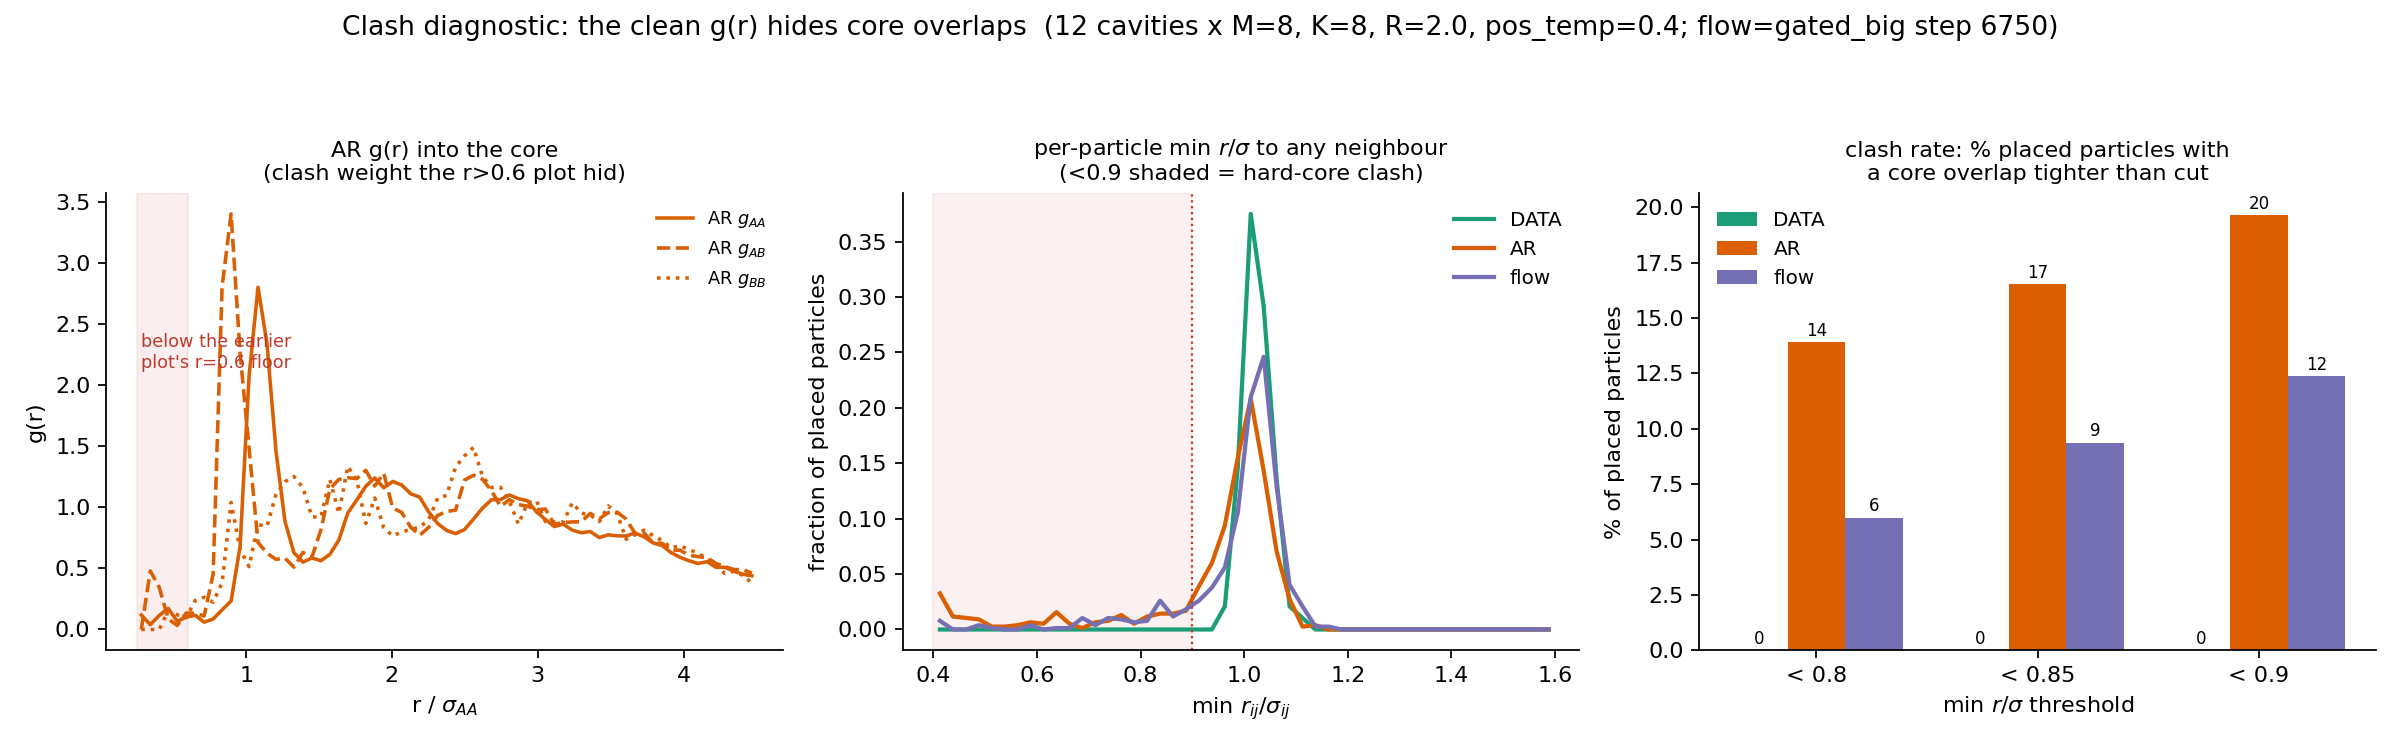

The Python source for this figure:
"""Clash diagnostic: prove the 'clean g(r)' hides the core overlaps that dominate energy.

Same setup as viz_gr_species (K=8, R=2.0, block particles = centers, block+FULL cage = neighbors).
Three views the aggregate g(r) cannot show:
  (1) g(r) extended DOWN to r=0.25 (core region) -- clash weight below the 0.6 floor of the earlier plot.
  (2) per-block-particle MIN sigma-scaled gap  min_j r_ij / sigma_(s_i,s_j)  distribution: a clash is a
      particle whose nearest neighbour sits inside its hard core (ratio < ~0.9). This is the quantity
      r^-12 energy explodes on; ONE such particle per block dominates the block energy.
  (3) clash FRACTION (particles with min-gap < cut) per arm at cuts 0.80/0.85/0.90, + worst-cavity.
Species-scaled throughout (sigma_AA=1.0, sigma_AB=0.8, sigma_BB=0.88). AR vs EGNN-flow vs DATA.
"""
import torch
import matplotlib
matplotlib.use("Agg")
import matplotlib.pyplot as plt
from liquid_coupling_flow.ka3d_ebm_batched import KA3DScaffoldEBMBatched
from liquid_coupling_flow.ka3d_cavity_egnn import CavityBlockFlow
from liquid_coupling_flow.ka3d_scaffold_ar import label_to_scaffold, fixed_ball_scaffold
from liquid_coupling_flow.ka3d_cavity_ar import _mic
from liquid_coupling_flow.ka3d_cavity_carve import carve
from liquid_coupling_flow.ka_energy import SIGMA

dev = "cuda"; RCTX = 2.5; K = 8; R = 2.0; PT = 0.4; M = 8; N_CAGE = 48; DUMMY_R = 50.0; NCAV = 12
C_DATA, C_AR, C_FLOW = "#1B9E77", "#D95F02", "#7570B3"
sig = torch.tensor(SIGMA, device=dev)

ar = KA3DScaffoldEBMBatched(cat_bins=128, cat_range=2.5).to(dev)
ar.load_state_dict(torch.load("liquid_coupling_flow/artifacts/ka3d_cavity_ebm3ax_rho115_best.pt",
                              map_location=dev, weights_only=False)["state_dict"], strict=False)
ar.eval(); ar.use_frame = False
ck = torch.load("liquid_coupling_flow/artifacts/ka3d_cavity_egnn_flow_gated_big_best.pt",
                map_location=dev, weights_only=False)
a = ck["args"]
flow = CavityBlockFlow(k=a["k"], n_cage=a["n_cage"], r_c=a.get("r_c", 2.5), hidden_nf=a["hidden_nf"],
                       n_layers=a["n_layers"], n_species=2, max_neighbors=a["max_neighbors"],
                       ode_rtol=1e-5, ode_atol=1e-5, max_steps=1000).to(dev)
flow.load_state_dict(ck["state_dict"]); flow.eval()
D = torch.load("liquid_coupling_flow/artifacts/ka3d_dataset_N4096_T0.5_rho1.15.pt", map_location=dev, weights_only=False)
X, S, L = D["x"].to(dev).float(), D["s"].to(dev).long(), float(D["L"])
rho = X.shape[1] / L ** 3
xB = float((S == 1).float().mean()); rho_sp = {0: rho * (1 - xB), 1: rho * xB}
gen = torch.Generator(device=dev).manual_seed(7)   # same seed/cavities as viz_gr_species

edges = torch.linspace(0.25, R + RCTX, 70); ctr = 0.5 * (edges[1:] + edges[:-1]); dr = float(edges[1] - edges[0])
shell = 4 * torch.pi * ctr ** 2 * dr
PAIRS = [(0, 0, "AA"), (0, 1, "AB"), (1, 1, "BB")]
hist = {t: {ab: torch.zeros(len(ctr)) for _, _, ab in PAIRS} for t in ("data", "ar", "flow")}
nctr = {t: {ab: 0 for _, _, ab in PAIRS} for t in ("data", "ar", "flow")}
mingap = {t: [] for t in ("data", "ar", "flow")}        # per (cavity,draw,particle) min sigma-scaled gap
worst = {t: [] for t in ("data", "ar", "flow")}          # per-cavity worst-particle min gap


def fixed_size_cage(cx, cs, cen, ncg):
    Mn, m = cx.shape[0], cx.shape[1]
    if m >= ncg:
        idx = torch.topk((cx[0] - cen).norm(dim=-1), ncg, largest=False).indices
        return cx[:, idx], cs[:, idx]
    pad = ncg - m
    dp = torch.tensor([DUMMY_R, 0., 0.], device=dev, dtype=cx.dtype)[None, None].expand(Mn, pad, 3)
    return torch.cat([cx, dp], 1), torch.cat([cs, torch.zeros(Mn, pad, dtype=cs.dtype, device=dev)], 1)


def collect(tag, blk_x, blk_s, nbr_x, nbr_s):
    for sa, sb, ab in PAIRS:
        for mm in range(blk_x.shape[0]):
            ca = blk_x[mm][blk_s[mm] == sa]; nb = nbr_x[mm][nbr_s[mm] == sb]
            if ca.shape[0] == 0 or nb.shape[0] == 0:
                continue
            dd = torch.cdist(ca, nb).flatten(); dd = dd[dd > 0.05]   # 0.05 >> cdist self float-error, << any real pair
            hist[tag][ab] += torch.histc(dd.cpu(), bins=len(ctr), min=float(edges[0]), max=float(edges[-1]))
            nctr[tag][ab] += ca.shape[0]
    # min sigma-scaled gap per block particle over ALL neighbours (block+cage), species-correct sigma.
    # nbr_x = [block(K), cage] so each center's SELF is at nbr index i -> exclude by INDEX (not a distance
    # threshold: cdist self-distances carry ~1e-4 float error that slips a `d<1e-6` mask, AND a threshold
    # would wrongly erase a GENUINE two-particle overlap, undercounting exactly the clashes we measure).
    Kk = blk_x.shape[1]
    for mm in range(blk_x.shape[0]):
        d = torch.cdist(blk_x[mm], nbr_x[mm])                       # [K, K+P]
        d[torch.arange(Kk), torch.arange(Kk)] = float("inf")       # block self-diagonal only
        sgm = sig[blk_s[mm][:, None], nbr_s[mm][None, :]]           # [K, K+P]
        mn = (d / sgm).min(1).values                                # [K]
        mingap[tag] += mn.cpu().tolist()
        worst[tag].append(float(mn.min()))


ncav = 0
for ci in range(16):
    c = torch.rand(3, generator=gen, device=dev) * L; p = carve(X[ci], S[ci], c, R, L)
    if p["n_in"] < K + 6:
        continue
    xo, so, _ = label_to_scaffold(_mic(p["x_in"], c, L), p["s_in"], R)
    xout = _mic(p["x_out"], c, L); bm = xout.norm(dim=-1) < (R + RCTX); bnd, sb = xout[bm], p["s_out"][bm]
    n = xo.shape[0]; anch = fixed_ball_scaffold(n, R, dev)
    seed = int(torch.randint(n, (), generator=gen, device=dev))
    blk = torch.zeros(n, dtype=torch.bool, device=dev)
    blk[(anch - anch[seed]).norm(dim=-1).topk(K, largest=False).indices] = True
    xo_b = xo[None].expand(M, n, 3).contiguous(); so_b = so[None].expand(M, n).contiguous()
    xo_ar, so_ar, _ = ar.sample_block_b(xo_b, so_b, blk, bnd, sb, R, gen=gen, pos_temp=PT)
    cage_x = torch.cat([bnd[None].expand(M, -1, -1), xo_ar[:, ~blk]], 1)
    cage_s = torch.cat([sb[None].expand(M, -1), so_ar[:, ~blk]], 1)
    cfx, cfs = fixed_size_cage(cage_x, cage_s, xo[blk].mean(0), N_CAGE)
    y_blk, _ = flow.flow(xo_ar[:, blk], cfx, so_ar[:, blk], cfs, reverse=False)
    ar_blk, sp_blk = xo_ar[:, blk], so_ar[:, blk]
    dblk = xo[None, blk].expand(M, K, 3); ds = so[None, blk].expand(M, K)
    collect("data", dblk, ds, torch.cat([dblk, cage_x], 1), torch.cat([ds, cage_s], 1))
    collect("ar", ar_blk, sp_blk, torch.cat([ar_blk, cage_x], 1), torch.cat([sp_blk, cage_s], 1))
    collect("flow", y_blk, sp_blk, torch.cat([y_blk, cage_x], 1), torch.cat([sp_blk, cage_s], 1))
    ncav += 1
    if ncav >= NCAV:
        break


def gr(t, ab, sb):
    return hist[t][ab] / (nctr[t][ab] * rho_sp[sb] * shell) if nctr[t][ab] else torch.zeros(len(ctr))


fig, axes = plt.subplots(1, 3, figsize=(15, 4.7))
# panel 1: g_AA/g_AB/g_BB extended into the core, AR only, to show clash weight below 0.6
ax = axes[0]
for (sa, sb, ab), ls in zip(PAIRS, ("-", "--", ":")):
    ax.plot(ctr.numpy(), gr("ar", ab, sb).numpy(), color=C_AR, ls=ls, lw=1.6, label=f"AR $g_{{{ab}}}$")
ax.axvspan(0.25, 0.6, color="#C0392B", alpha=0.08)
ax.annotate("below the earlier\nplot's r=0.6 floor", (0.28, ax.get_ylim()[1] * 0.6), fontsize=8, color="#C0392B")
ax.set_title("AR g(r) into the core\n(clash weight the r>0.6 plot hid)", fontsize=10)
ax.set_xlabel("r / $\\sigma_{AA}$"); ax.set_ylabel("g(r)"); ax.legend(frameon=False, fontsize=8)
for s in ("top", "right"):
    ax.spines[s].set_visible(False)
# panel 2: min sigma-scaled gap distribution
ax = axes[1]
ge = torch.linspace(0.4, 1.6, 49)
for t, col in (("data", C_DATA), ("ar", C_AR), ("flow", C_FLOW)):
    h = torch.histc(torch.tensor(mingap[t]).clamp(0.4, 1.6), bins=48, min=0.4, max=1.6)
    h = h / h.sum()
    ax.plot(0.5 * (ge[1:] + ge[:-1]).numpy(), h.numpy(), color=col, lw=1.9,
            label={"data": "DATA", "ar": "AR", "flow": "flow"}[t])
ax.axvspan(0.4, 0.9, color="#C0392B", alpha=0.07)
ax.axvline(0.9, color="#C0392B", ls=":", lw=1)
ax.set_title("per-particle min $r/\\sigma$ to any neighbour\n(<0.9 shaded = hard-core clash)", fontsize=10)
ax.set_xlabel("min $r_{ij}/\\sigma_{ij}$"); ax.set_ylabel("fraction of placed particles")
ax.legend(frameon=False, fontsize=9)
for s in ("top", "right"):
    ax.spines[s].set_visible(False)
# panel 3: clash fraction bars at cuts
ax = axes[2]
cuts = [0.80, 0.85, 0.90]
xs = torch.arange(len(cuts)).numpy(); w = 0.26
for i, (t, col) in enumerate((("data", C_DATA), ("ar", C_AR), ("flow", C_FLOW))):
    mg = torch.tensor(mingap[t])
    fr = [100 * float((mg < cut).float().mean()) for cut in cuts]
    b = ax.bar(xs + (i - 1) * w, fr, w, color=col, label={"data": "DATA", "ar": "AR", "flow": "flow"}[t])
    ax.bar_label(b, fmt="%.0f", fontsize=7.5, padding=1)
ax.set_xticks(xs); ax.set_xticklabels([f"< {c}" for c in cuts])
ax.set_title("clash rate: % placed particles with\na core overlap tighter than cut", fontsize=10)
ax.set_xlabel("min $r/\\sigma$ threshold"); ax.set_ylabel("% of placed particles")
ax.legend(frameon=False, fontsize=9)
for s in ("top", "right"):
    ax.spines[s].set_visible(False)
fig.suptitle(f"Clash diagnostic: the clean g(r) hides core overlaps  ({ncav} cavities x M={M}, K={K}, "
             f"R={R}, pos_temp={PT}; flow=gated_big step {ck['step']})", fontsize=12)
fig.tight_layout(rect=[0, 0, 1, 0.93])
out = "reports/logs-2026-07-13/viz_clash_diag.png"
fig.savefig(out, dpi=160)
torch.save({"mingap": mingap, "worst": worst, "hist": hist, "nctr": nctr, "ctr": ctr}, "reports/logs-2026-07-13/viz_clash_diag.pt")
print(f"saved -> {out}", flush=True)
for t in ("data", "ar", "flow"):
    mg = torch.tensor(mingap[t]); wf = torch.tensor(worst[t])
    print(f"  {t:4s}: clash%<0.9 {100*float((mg<0.9).float().mean()):5.1f}  <0.85 {100*float((mg<0.85).float().mean()):5.1f}  "
          f"<0.8 {100*float((mg<0.8).float().mean()):5.1f}  | worst-cavity min r/sig {float(wf.min()):.2f}  "
          f"median-cavity worst {float(wf.median()):.2f}", flush=True)
